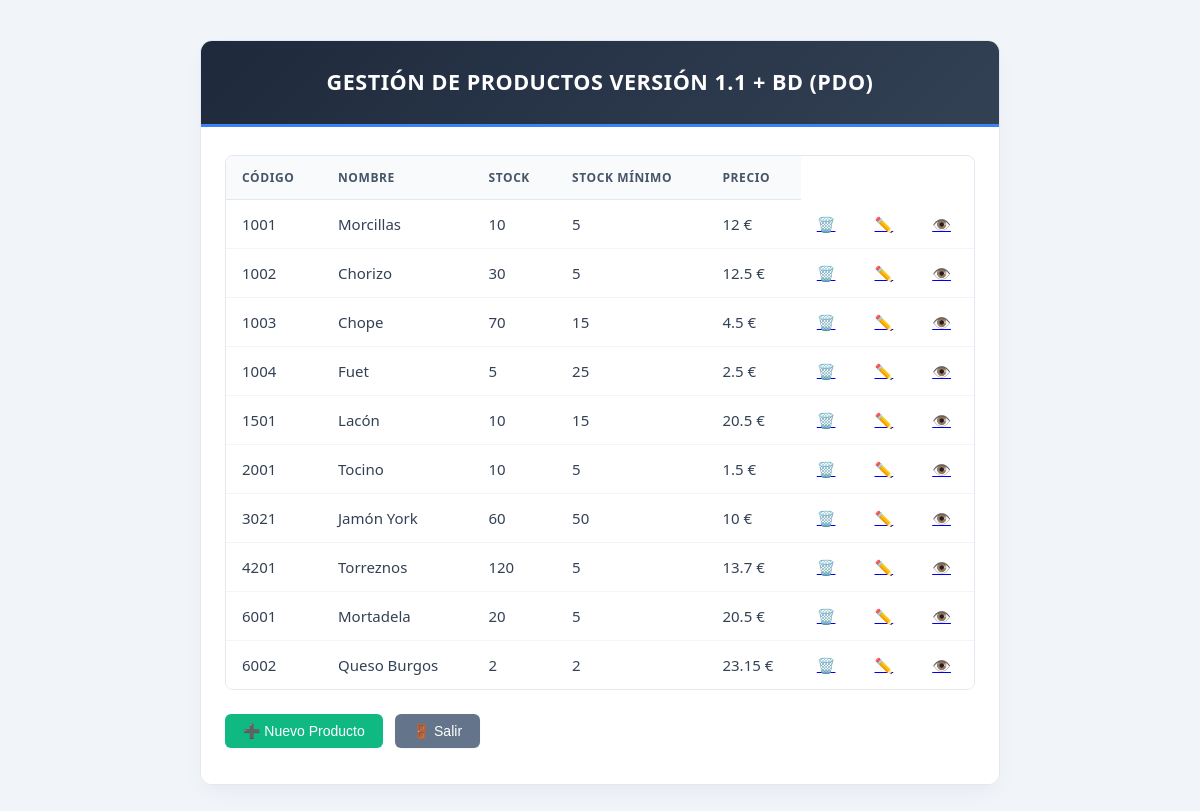
/crud-usuariosPDO/index.php, run on the app's committed database.
### tables this page shows
CREATE TABLE `Productos` (
  `CODIGO` int(4) NOT NULL,
  `NOMBRE` varchar(30) NOT NULL,
  `STOCK` int(5) NOT NULL,
  `STOCK_MIN` int(5) NOT NULL,
  `PRECIO` float NOT NULL
);

### crud-usuariosPDO/index.php (called while the page is built, shortened)
<?php
include_once 'app/dat/AccesoDatos.php';
include_once 'app/funciones.php';
$contenido="";
$contenido .= mostrarDatos();
include_once "app/layout/principal.php";

### crud-usuariosPDO/app/dat/AccesoDatos.php (called while the page is built, shortened)
<?php
include_once "app/dat/Producto.php";
class AccesoDatos {
    private static $modelo = null;
    private $dbh = null;
    public static function getModelo(){
        if (self::$modelo == null){
            self::$modelo = new AccesoDatos();
        }
        return self::$modelo;
    }
    private function __construct(){
        try {
            $dsn = "mysql:host=".SERVER_DB.";dbname=".DATABASE.";charset=utf8";
            $this->dbh = new PDO($dsn,DB_USER,DB_PASSWD);
            $this->dbh->setAttribute(PDO::ATTR_ERRMODE, PDO::ERRMODE_EXCEPTION);
        } catch (PDOException $e){
            echo "Error de conexión ".$e->getMessage();
            exit();
        }
    }
    public function getProductos ():array {
        $tproductos = [];
        $stmt_tproductos  = $this->dbh->prepare("select CODIGO as codigo, NOMBRE as nombre, STOCK as stock, STOCK_MIN as stock_min, PRECIO as precio from Productos");
        $stmt_tproductos->setFetchMode(PDO::FETCH_CLASS, 'Producto');
        if ( $stmt_tproductos->execute() ){
            while ( $producto = $stmt_tproductos->fetch()){
               $tproductos[]= $producto;
            }
        }
        return $tproductos;
    }
}

### crud-usuariosPDO/app/dat/Producto.php (called while the page is built, shortened)
<?php
class Producto
{
    public function __get($atributo)
    {
        if (property_exists($this, $atributo)) {
            return $this->$atributo;
        }
    }
}
?>

### crud-usuariosPDO/app/funciones.php (the view, shortened to what this page needs)
<?php
function mostrarDatos (){
    $titulos = [ "Código", "Nombre", "Stock", "Stock mínimo", "Precio"];
    $msg = "<table>\n";
    $msg .= "<tr>";
    for ($j=0; $j < count($titulos); $j++){
        $msg .= "<th>$titulos[$j]</th>";
    }
    $msg .= "</tr>";
    $auto = $_SERVER['PHP_SELF'];
    $db = AccesoDatos::getModelo();
    $tproductos = $db->getProductos();
    foreach ($tproductos as $producto) {
        $msg .= "<tr>";
        $msg .= "<td>$producto->codigo</td>";
        $msg .= "<td>$producto->nombre</td>";
        $msg .= "<td>$producto->stock</td>";
        $msg .= "<td>$producto->stock_min</td>";
        $msg .= "<td>$producto->precio €</td>";
        $msg .="<td><a href=\"#\" onclick=\"confirmarBorrar('$producto->nombre','$producto->codigo');\" >🗑️</a></td>";
        $msg .="<td><a href=\"".$auto."?orden=Modificar&id=$producto->codigo\">✏️</a></td>";
        $msg .="<td><a href=\"".$auto."?orden=Detalles&id=$producto->codigo\">👁️</a></td>";
        $msg .= "</tr>\n";
    }
    $msg .= "</table>";
    return $msg;
}
?>

### crud-usuariosPDO/app/layout/principal.php (shortened to what this page needs)
<!DOCTYPE html>
<html>
<head>
<link href="web/default.css" rel="stylesheet" type="text/css" />
</head>
<body>
<div id="container" >
<div id="header">
<h1>GESTIÓN DE PRODUCTOS versión 1.1 + BD (PDO)</h1>
</div>
<div id="content">
<?= $contenido ?>
<form>
<button name="orden" value="Nuevo"> ➕ Nuevo Producto </button>
<button name="orden" value="Terminar"> 🚪 Salir </button>
</form>
</div>
</div>
</body>

### crud-usuariosPDO/web/default.css (style rules this page uses)
* { box-sizing: border-box; }
body { background-color: #f1f5f9; font-family: system-ui, -apple-system, BlinkMacSystemFont, 'Segoe UI', Roboto, Oxygen, Ubuntu, Cantarell, sans-serif; font-size: 15px; color: #334155; line-height: 1.6; margin: 0; padding: 40px 15px; display: flex; justify-content: center; align-items: flex-start; min-height: 100vh; }
#container { margin: 0 auto; width: 100% !important; max-width: 800px; background: #ffffff; border-radius: 12px; border: 1px solid #e2e8f0; box-shadow: 0 10px 25px -5px rgba(0, 0, 0, 0.05), 0 8px 10px -6px rgba(0, 0, 0, 0.01); overflow: hidden; }
#header { background: linear-gradient(135deg, #1e293b, #334155); text-align: center; padding: 24px 20px; color: #ffffff; border-bottom: 3px solid #3b82f6; }
#header h1 { font-size: 1.35rem; font-weight: 700; letter-spacing: 0.5px; margin: 0; text-transform: uppercase; }
#content { background: #ffffff; padding: 28px 24px; }
table { width: 100%; border-collapse: separate; border-spacing: 0; margin-bottom: 24px; border: 1px solid #e2e8f0; border-radius: 8px; overflow: hidden; }
th { background-color: #f8fafc; color: #475569; font-weight: 600; text-transform: uppercase; font-size: 0.75rem; letter-spacing: 0.05em; padding: 12px 16px; border-bottom: 1px solid #e2e8f0; text-align: left; }
td { padding: 12px 16px; border-bottom: 1px solid #f1f5f9; color: #334155; background-color: #ffffff; }
tr:last-child td { border-bottom: none; }
button, input[type="submit"] { display: inline-flex; align-items: center; justify-content: center; padding: 9px 18px; font-size: 0.875rem; font-weight: 500; border-radius: 6px; border: none; cursor: pointer; transition: all 0.15s ease-in-out; margin-right: 8px; margin-bottom: 8px; background-color: #2563eb; color: #ffffff; box-shadow: 0 1px 2px 0 rgba(0, 0, 0, 0.05); }
button[value="Nuevo"], input[value="Nuevo"] { background-color: #10b981; }
button[value="Terminar"], button[value="Volver"], input[value="Volver"] { background-color: #64748b; }

### data on the page
productos: CODIGO "1001", NOMBRE "Morcillas", STOCK "10", STOCK_MIN "5", PRECIO "12"
productos: CODIGO "1002", NOMBRE "Chorizo", STOCK "30", STOCK_MIN "5", PRECIO "12.5"
productos: CODIGO "1003", NOMBRE "Chope", STOCK "70", STOCK_MIN "15", PRECIO "4.5"
productos: CODIGO "1004", NOMBRE "Fuet", STOCK "5", STOCK_MIN "25", PRECIO "2.5"
productos: CODIGO "1501", NOMBRE "Lacón", STOCK "10", STOCK_MIN "15", PRECIO "20.5"
productos: CODIGO "2001", NOMBRE "Tocino", STOCK "10", STOCK_MIN "5", PRECIO "1.5"
productos: CODIGO "3021", NOMBRE "Jamón York", STOCK "60", STOCK_MIN "50", PRECIO "10"
productos: CODIGO "4201", NOMBRE "Torreznos", STOCK "120", STOCK_MIN "5", PRECIO "13.7"
productos: CODIGO "6001", NOMBRE "Mortadela", STOCK "20", STOCK_MIN "5", PRECIO "20.5"
productos: CODIGO "6002", NOMBRE "Queso Burgos", STOCK "2", STOCK_MIN "2", PRECIO "23.15"

### other printed values
$titulos[$j] "CÓDIGO"
$titulos[$j] "NOMBRE"
$titulos[$j] "STOCK"
$titulos[$j] "STOCK MÍNIMO"
$titulos[$j] "PRECIO"
